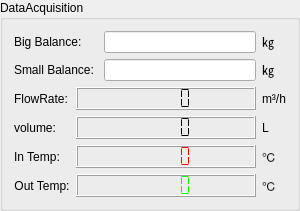
      <widget class="QGroupBox" name="groupBox_4">
       <property name="minimumSize">
        <size>
         <width>300</width>
         <height>0</height>
        </size>
       </property>
       <property name="title">
        <string>DataAcquisition</string>
       </property>
       <layout class="QGridLayout" name="gridLayout_2">
        <item row="0" column="0" colspan="2">
         <widget class="QLabel" name="label_29">
          <property name="sizePolicy">
           <sizepolicy hsizetype="Fixed" vsizetype="Preferred">
            <horstretch>0</horstretch>
            <verstretch>0</verstretch>
           </sizepolicy>
          </property>
          <property name="text">
           <string>Big Balance: </string>
          </property>
         </widget>
        </item>
        <item row="0" column="2">
         <widget class="QLineEdit" name="lcdBigBalance"/>
        </item>
        <item row="0" column="3">
         <widget class="QLabel" name="label_30">
          <property name="sizePolicy">
           <sizepolicy hsizetype="Fixed" vsizetype="Preferred">
            <horstretch>0</horstretch>
            <verstretch>0</verstretch>
           </sizepolicy>
          </property>
          <property name="text">
           <string>㎏  </string>
          </property>
         </widget>
        </item>
        <item row="1" column="0" colspan="2">
         <widget class="QLabel" name="label_31">
          <property name="sizePolicy">
           <sizepolicy hsizetype="Fixed" vsizetype="Preferred">
            <horstretch>0</horstretch>
            <verstretch>0</verstretch>
           </sizepolicy>
          </property>
          <property name="text">
           <string>Small Balance: </string>
          </property>
         </widget>
        </item>
        <item row="1" column="2">
         <widget class="QLineEdit" name="lcdSmallBalance"/>
        </item>
        <item row="1" column="3">
         <widget class="QLabel" name="label_32">
          <property name="sizePolicy">
           <sizepolicy hsizetype="Fixed" vsizetype="Preferred">
            <horstretch>0</horstretch>
            <verstretch>0</verstretch>
           </sizepolicy>
          </property>
          <property name="text">
           <string>㎏  </string>
          </property>
         </widget>
        </item>
        <item row="2" column="0">
         <widget class="QLabel" name="label_3">
          <property name="sizePolicy">
           <sizepolicy hsizetype="Fixed" vsizetype="Preferred">
            <horstretch>0</horstretch>
            <verstretch>0</verstretch>
           </sizepolicy>
          </property>
          <property name="text">
           <string>FlowRate:</string>
          </property>
          <property name="alignment">
           <set>Qt::AlignCenter</set>
          </property>
         </widget>
        </item>
        <item row="2" column="3">
         <widget class="QLabel" name="label_6">
          <property name="sizePolicy">
           <sizepolicy hsizetype="Fixed" vsizetype="Preferred">
            <horstretch>0</horstretch>
            <verstretch>0</verstretch>
           </sizepolicy>
          </property>
          <property name="text">
           <string>m³/h</string>
          </property>
         </widget>
        </item>
        <item row="4" column="0">
         <widget class="QLabel" name="label_4">
          <property name="sizePolicy">
           <sizepolicy hsizetype="Fixed" vsizetype="Preferred">
            <horstretch>0</horstretch>
            <verstretch>0</verstretch>
           </sizepolicy>
          </property>
          <property name="text">
           <string>In Temp:</string>
          </property>
          <property name="alignment">
           <set>Qt::AlignCenter</set>
          </property>
         </widget>
        </item>
        <item row="5" column="3">
         <widget class="QLabel" name="label_8">
          <property name="sizePolicy">
           <sizepolicy hsizetype="Fixed" vsizetype="Preferred">
            <horstretch>0</horstretch>
            <verstretch>0</verstretch>
           </sizepolicy>
          </property>
          <property name="text">
           <string>℃</string>
          </property>
         </widget>
        </item>
        <item row="4" column="3">
         <widget class="QLabel" name="label_7">
          <property name="sizePolicy">
           <sizepolicy hsizetype="Fixed" vsizetype="Preferred">
            <horstretch>0</horstretch>
            <verstretch>0</verstretch>
           </sizepolicy>
          </property>
          <property name="text">
           <string>℃</string>
          </property>
         </widget>
        </item>
        <item row="5" column="0">
         <widget class="QLabel" name="label_5">
          <property name="sizePolicy">
           <sizepolicy hsizetype="Fixed" vsizetype="Preferred">
            <horstretch>0</horstretch>
            <verstretch>0</verstretch>
           </sizepolicy>
          </property>
          <property name="text">
           <string>Out Temp:</string>
          </property>
          <property name="alignment">
           <set>Qt::AlignCenter</set>
          </property>
         </widget>
        </item>
        <item row="4" column="1" colspan="2">
         <widget class="QLCDNumber" name="lcdInTemper">
          <property name="sizePolicy">
           <sizepolicy hsizetype="Preferred" vsizetype="Fixed">
            <horstretch>0</horstretch>
            <verstretch>0</verstretch>
           </sizepolicy>
          </property>
          <property name="palette">
           <palette>
            <active>
             <colorrole role="WindowText">
              <brush brushstyle="SolidPattern">
               <color alpha="255">
                <red>255</red>
                <green>0</green>
                <blue>0</blue>
               </color>
              </brush>
             </colorrole>
             <colorrole role="Button">
              <brush brushstyle="SolidPattern">
               <color alpha="255">
                <red>100</red>
                <green>10</green>
                <blue>0</blue>
               </color>
              </brush>
             </colorrole>
             <colorrole role="Base">
              <brush brushstyle="SolidPattern">
               <color alpha="255">
                <red>100</red>
                <green>10</green>
                <blue>0</blue>
               </color>
              </brush>
             </colorrole>
             <colorrole role="Window">
              <brush brushstyle="SolidPattern">
               <color alpha="255">
                <red>100</red>
                <green>10</green>
                <blue>0</blue>
               </color>
              </brush>
             </colorrole>
            </active>
            <inactive>
             <colorrole role="WindowText">
              <brush brushstyle="SolidPattern">
               <color alpha="255">
                <red>255</red>
                <green>0</green>
                <blue>0</blue>
               </color>
              </brush>
             </colorrole>
             <colorrole role="Button">
              <brush brushstyle="SolidPattern">
               <color alpha="255">
                <red>100</red>
                <green>10</green>
                <blue>0</blue>
               </color>
              </brush>
             </colorrole>
             <colorrole role="Base">
              <brush brushstyle="SolidPattern">
               <color alpha="255">
                <red>100</red>
                <green>10</green>
                <blue>0</blue>
               </color>
              </brush>
             </colorrole>
             <colorrole role="Window">
              <brush brushstyle="SolidPattern">
               <color alpha="255">
                <red>100</red>
                <green>10</green>
                <blue>0</blue>
               </color>
              </brush>
             </colorrole>
            </inactive>
            <disabled>
             <colorrole role="WindowText">
              <brush brushstyle="SolidPattern">
               <color alpha="255">
                <red>120</red>
                <green>120</green>
                <blue>120</blue>
               </color>
              </brush>
             </colorrole>
             <colorrole role="Button">
              <brush brushstyle="SolidPattern">
               <color alpha="255">
                <red>100</red>
                <green>10</green>
                <blue>0</blue>
               </color>
              </brush>
             </colorrole>
             <colorrole role="Base">
              <brush brushstyle="SolidPattern">
               <color alpha="255">
                <red>100</red>
                <green>10</green>
                <blue>0</blue>
               </color>
              </brush>
             </colorrole>
             <colorrole role="Window">
              <brush brushstyle="SolidPattern">
               <color alpha="255">
                <red>100</red>
                <green>10</green>
                <blue>0</blue>
               </color>
              </brush>
             </colorrole>
            </disabled>
           </palette>
          </property>
          <property name="numDigits">
           <number>5</number>
          </property>
          <property name="segmentStyle">
           <enum>QLCDNumber::Flat</enum>
          </property>
         </widget>
        </item>
        <item row="5" column="1" colspan="2">
         <widget class="QLCDNumber" name="lcdOutTemper">
          <property name="sizePolicy">
           <sizepolicy hsizetype="Preferred" vsizetype="Fixed">
            <horstretch>0</horstretch>
            <verstretch>0</verstretch>
           </sizepolicy>
          </property>
          <property name="palette">
           <palette>
            <active>
             <colorrole role="WindowText">
              <brush brushstyle="SolidPattern">
               <color alpha="255">
                <red>0</red>
                <green>255</green>
                <blue>0</blue>
               </color>
              </brush>
             </colorrole>
             <colorrole role="Button">
              <brush brushstyle="SolidPattern">
               <color alpha="255">
                <red>100</red>
                <green>10</green>
                <blue>0</blue>
               </color>
              </brush>
             </colorrole>
             <colorrole role="Base">
              <brush brushstyle="SolidPattern">
               <color alpha="255">
                <red>100</red>
                <green>10</green>
                <blue>0</blue>
               </color>
              </brush>
             </colorrole>
             <colorrole role="Window">
              <brush brushstyle="SolidPattern">
               <color alpha="255">
                <red>100</red>
                <green>10</green>
                <blue>0</blue>
               </color>
              </brush>
             </colorrole>
            </active>
            <inactive>
             <colorrole role="WindowText">
              <brush brushstyle="SolidPattern">
               <color alpha="255">
                <red>0</red>
                <green>255</green>
                <blue>0</blue>
               </color>
              </brush>
             </colorrole>
             <colorrole role="Button">
              <brush brushstyle="SolidPattern">
               <color alpha="255">
                <red>100</red>
                <green>10</green>
                <blue>0</blue>
               </color>
              </brush>
             </colorrole>
             <colorrole role="Base">
              <brush brushstyle="SolidPattern">
               <color alpha="255">
                <red>100</red>
                <green>10</green>
                <blue>0</blue>
               </color>
              </brush>
             </colorrole>
             <colorrole role="Window">
              <brush brushstyle="SolidPattern">
               <color alpha="255">
                <red>100</red>
                <green>10</green>
                <blue>0</blue>
               </color>
              </brush>
             </colorrole>
            </inactive>
            <disabled>
             <colorrole role="WindowText">
              <brush brushstyle="SolidPattern">
               <color alpha="255">
                <red>120</red>
                <green>120</green>
                <blue>120</blue>
               </color>
              </brush>
             </colorrole>
             <colorrole role="Button">
              <brush brushstyle="SolidPattern">
               <color alpha="255">
                <red>100</red>
                <green>10</green>
                <blue>0</blue>
               </color>
              </brush>
             </colorrole>
             <colorrole role="Base">
              <brush brushstyle="SolidPattern">
               <color alpha="255">
                <red>100</red>
                <green>10</green>
                <blue>0</blue>
               </color>
              </brush>
             </colorrole>
             <colorrole role="Window">
              <brush brushstyle="SolidPattern">
               <color alpha="255">
                <red>100</red>
                <green>10</green>
                <blue>0</blue>
               </color>
              </brush>
             </colorrole>
            </disabled>
           </palette>
          </property>
          <property name="smallDecimalPoint">
           <bool>false</bool>
          </property>
          <property name="segmentStyle">
           <enum>QLCDNumber::Flat</enum>
          </property>
         </widget>
        </item>
        <item row="2" column="1" colspan="2">
         <widget class="QLCDNumber" name="lcdFlowRate">
          <property name="sizePolicy">
           <sizepolicy hsizetype="Preferred" vsizetype="Fixed">
            <horstretch>0</horstretch>
            <verstretch>0</verstretch>
           </sizepolicy>
          </property>
          <property name="numDigits">
           <number>5</number>
          </property>
          <property name="segmentStyle">
           <enum>QLCDNumber::Flat</enum>
          </property>
         </widget>
        </item>
        <item row="3" column="0">
         <widget class="QLabel" name="label_9">
          <property name="sizePolicy">
           <sizepolicy hsizetype="Fixed" vsizetype="Preferred">
            <horstretch>0</horstretch>
            <verstretch>0</verstretch>
           </sizepolicy>
          </property>
          <property name="text">
           <string>volume:</string>
          </property>
          <property name="alignment">
           <set>Qt::AlignCenter</set>
          </property>
         </widget>
        </item>
        <item row="3" column="3">
         <widget class="QLabel" name="label_11">
          <property name="sizePolicy">
           <sizepolicy hsizetype="Fixed" vsizetype="Preferred">
            <horstretch>0</horstretch>
            <verstretch>0</verstretch>
           </sizepolicy>
          </property>
          <property name="text">
           <string>L</string>
          </property>
         </widget>
        </item>
        <item row="3" column="1" colspan="2">
         <widget class="QLCDNumber" name="lcdVolume">
          <property name="sizePolicy">
           <sizepolicy hsizetype="Preferred" vsizetype="Fixed">
            <horstretch>0</horstretch>
            <verstretch>0</verstretch>
           </sizepolicy>
          </property>
          <property name="numDigits">
           <number>5</number>
          </property>
          <property name="segmentStyle">
           <enum>QLCDNumber::Flat</enum>
          </property>
         </widget>
        </item>
       </layout>
      </widget>
